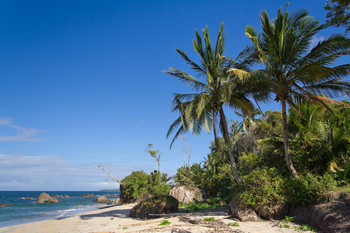
#> input picture images/beach.png, 350 x 233 px
$ python adaptive_thresholding.py --image images/beach.png
#> lines starting #> are read from the running program, lines starting #| are printed output that depends on the picture; after the words box and inside, x2 and y2 are one past the last pixel; in counts of white or black regions, pixels touching at a corner belong together
from __future__ import print_function
from matplotlib import pyplot as plt
import numpy as np
import argparse
import cv2

ap = argparse.ArgumentParser()
ap.add_argument("-i", "--image", required = True, help = "Path to the image")
args = vars(ap.parse_args())

image = cv2.imread(args["image"])
#> image is the input picture: shape (233, 350, 3); mean B, G, R 136, 110.4, 78.6
image = cv2.cvtColor(image, cv2.COLOR_BGR2GRAY)
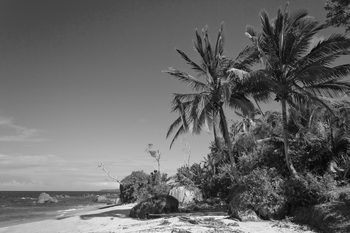
#> image: shape (233, 350); min 3, max 250, mean 103.8

# get blurred, thresh, and threshInv
# for the 3ird argument, by supplying cv2.ADAPTIVE_THRESH_MEAN_C, we indicate that we want to compute the mean of the neighborhood of pixels and threat it as our T value
# for the 5th argument, 1& means that we examine 11x11 pixel regions of the image, instead of trying to threshold the image globally
# the 6th argument is for fine-tune our thresholding
blurred = cv2.GaussianBlur(image, (5,5), 0)
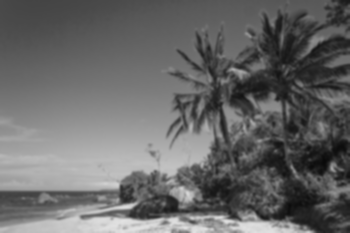
#> blurred: shape (233, 350); min 9, max 226, mean 103.8
thresh_mean1 = cv2.adaptiveThreshold(blurred, 255, cv2.ADAPTIVE_THRESH_MEAN_C, cv2.THRESH_BINARY_INV, 11,4)
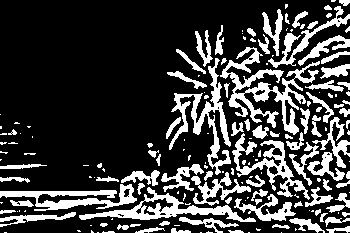
#> thresh_mean1: shape (233, 350); 24% white; 171 white regions (84 under 20 px), largest, box (x1, y1, x2, y2) and area: (220, 47, 320, 135) 2413, (169, 58, 231, 175) 1697, (79, 187, 256, 222) 1519
thresh_mean2 = cv2.adaptiveThreshold(blurred, 255, cv2.ADAPTIVE_THRESH_MEAN_C, cv2.THRESH_BINARY_INV, 11,3)
#> thresh_mean2: shape (233, 350); 26.2% white; 154 white regions (80 under 20 px), largest, box (x1, y1, x2, y2) and area: (169, 46, 350, 175) 4643, (79, 171, 297, 222) 3230, (0, 170, 160, 211) 1867
thresh_mean3 = cv2.adaptiveThreshold(blurred, 255, cv2.ADAPTIVE_THRESH_MEAN_C, cv2.THRESH_BINARY_INV, 15,4)
#> thresh_mean3: shape (233, 350); 25.9% white; 111 white regions (53 under 20 px), largest, box (x1, y1, x2, y2) and area: (220, 6, 350, 139) 4140, (79, 164, 267, 222) 3001, (0, 170, 160, 211) 1956
thresh_mean4 = cv2.adaptiveThreshold(blurred, 255, cv2.ADAPTIVE_THRESH_MEAN_C, cv2.THRESH_BINARY_INV, 15,3)
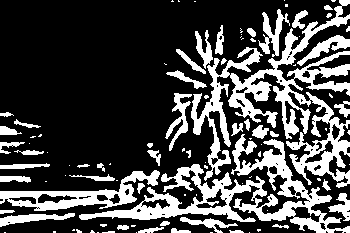
#> thresh_mean4: shape (233, 350); 27.7% white; 99 white regions (53 under 20 px), largest, box (x1, y1, x2, y2) and area: (191, 0, 350, 188) 8200, (79, 134, 350, 233) 6276, (0, 170, 160, 211) 2039
thresh_gaussian1 = cv2.adaptiveThreshold(blurred, 255, cv2.ADAPTIVE_THRESH_GAUSSIAN_C, cv2.THRESH_BINARY_INV, 11,4)
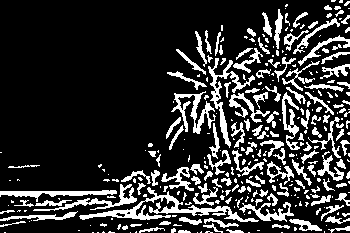
#> thresh_gaussian1: shape (233, 350); 19.2% white; 326 white regions (190 under 20 px), largest, box (x1, y1, x2, y2) and area: (79, 187, 259, 222) 1287, (208, 58, 255, 148) 716, (171, 91, 216, 134) 618
thresh_gaussian2 = cv2.adaptiveThreshold(blurred, 255, cv2.ADAPTIVE_THRESH_GAUSSIAN_C, cv2.THRESH_BINARY_INV, 11,3)
#> thresh_gaussian2: shape (233, 350); 22.1% white; 251 white regions (134 under 20 px), largest, box (x1, y1, x2, y2) and area: (169, 46, 305, 151) 2987, (79, 187, 259, 222) 1425, (0, 184, 137, 211) 1302
thresh_gaussian3 = cv2.adaptiveThreshold(blurred, 255, cv2.ADAPTIVE_THRESH_GAUSSIAN_C, cv2.THRESH_BINARY_INV, 15,4)
#> thresh_gaussian3: shape (233, 350); 21.7% white; 215 white regions (110 under 20 px), largest, box (x1, y1, x2, y2) and area: (169, 48, 285, 159) 2569, (79, 187, 257, 222) 1422, (0, 184, 137, 211) 1341
thresh_gaussian4 = cv2.adaptiveThreshold(blurred, 255, cv2.ADAPTIVE_THRESH_GAUSSIAN_C, cv2.THRESH_BINARY_INV, 15,3)
#> thresh_gaussian4: shape (233, 350); 24.2% white; 207 white regions (116 under 20 px), largest, box (x1, y1, x2, y2) and area: (169, 6, 350, 159) 4453, (0, 184, 137, 211) 1516, (79, 187, 257, 222) 1507

thresh_mean = np.hstack([blurred, thresh_mean1, thresh_mean2, thresh_mean3, thresh_mean4])
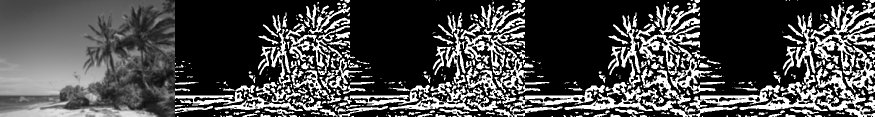
#> thresh_mean: shape (233, 1750) (shown at 1/2 size); min 0, max 255, mean 73.7
thresh_gaussian = np.hstack([blurred, thresh_gaussian1, thresh_gaussian2, thresh_gaussian3, thresh_gaussian4])
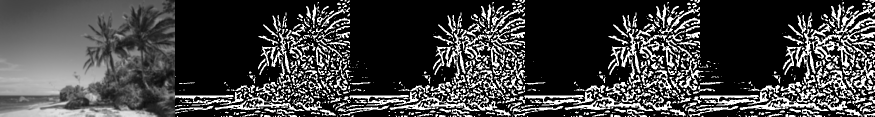
#> thresh_gaussian: shape (233, 1750) (shown at 1/2 size); min 0, max 255, mean 65.2
cv2.imshow("adaptivetThreshold_mean", thresh_mean)
cv2.imshow("adaptivetThreshold_gaussian", thresh_gaussian)

cv2.waitKey(0)

# [9 lines of commented-out code are left out]

$ run again, on images/wave.png
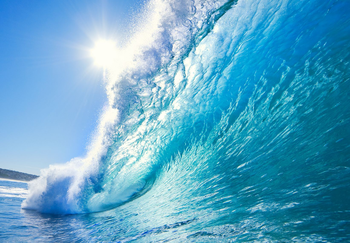
#> input picture images/wave.png, 350 x 243 px
#> image is the input picture: shape (243, 350, 3); mean B, G, R 199.1, 166.5, 93.5
#> image: shape (243, 350)
#> `thresh_mean1 = cv2.adaptiveThreshold(blurred, 255, cv2.ADAPTIVE_THRESH..`:
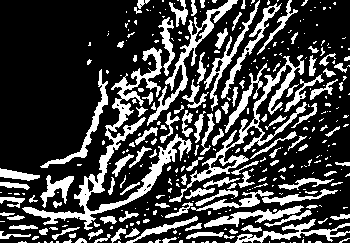
#> thresh_mean1: shape (243, 350); 26.2% white; 361 white regions (238 under 20 px), largest, box (x1, y1, x2, y2) and area: (22, 47, 192, 230) 3668, (169, 55, 307, 202) 2056, (147, 0, 238, 126) 1288
#> thresh_mean2: shape (243, 350); 30.1% white; 333 white regions (220 under 20 px), largest, box (x1, y1, x2, y2) and area: (22, 47, 193, 230) 4211, (169, 47, 318, 202) 2798, (164, 171, 342, 218) 1408
#> thresh_mean3: shape (243, 350); 28.8% white; 265 white regions (172 under 20 px), largest, box (x1, y1, x2, y2) and area: (22, 0, 237, 230) 6756, (191, 64, 286, 181) 1567, (204, 205, 326, 227) 994
#> thresh_mean4: shape (243, 350); 32.7% white; 251 white regions (165 under 20 px), largest, box (x1, y1, x2, y2) and area: (22, 0, 237, 230) 7309, (165, 56, 339, 218) 4243, (267, 30, 324, 115) 1220
#> thresh_gaussian1: shape (243, 350); 19.2% white; 542 white regions (383 under 20 px), largest, box (x1, y1, x2, y2) and area: (146, 0, 238, 126) 1108, (216, 63, 300, 164) 794, (74, 156, 164, 220) 712
#> thresh_gaussian2: shape (243, 350); 23.9% white; 497 white regions (362 under 20 px), largest, box (x1, y1, x2, y2) and area: (169, 56, 308, 202) 1706, (22, 134, 179, 225) 1476, (146, 0, 238, 126) 1215
#> thresh_gaussian3: shape (243, 350); 22.8% white; 410 white regions (283 under 20 px), largest, box (x1, y1, x2, y2) and area: (169, 57, 305, 202) 1597, (22, 134, 181, 230) 1501, (146, 0, 238, 126) 1172
#> thresh_gaussian4: shape (243, 350); 27.2% white; 425 white regions (299 under 20 px), largest, box (x1, y1, x2, y2) and area: (169, 50, 309, 202) 2101, (22, 134, 182, 230) 1671, (146, 0, 238, 126) 1276
#> `thresh_gaussian = np.hstack([blurred, thresh_gaussian1, thresh_gaussia..`:
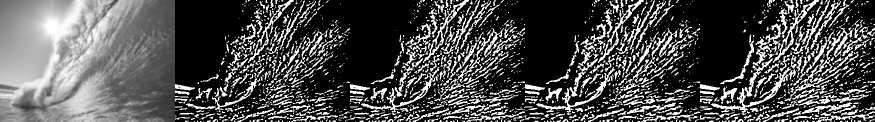
#> thresh_gaussian: shape (243, 1750) (shown at 1/2 size); min 0, max 255, mean 77.2
